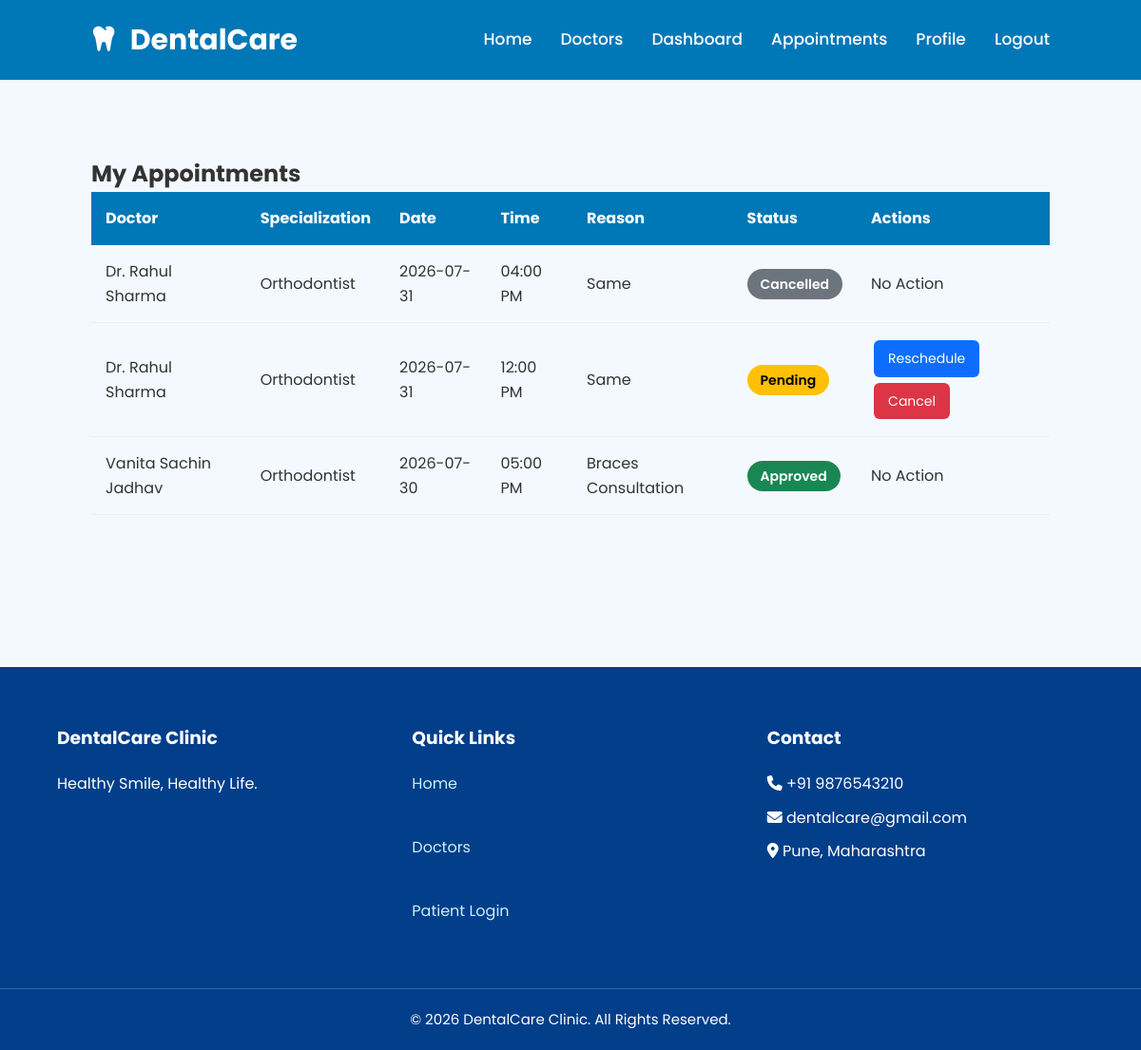
Screenshot of /appointments (signed in) with the database file from the repository.
### tables this page shows
CREATE TABLE appointments(
        id INTEGER PRIMARY KEY AUTOINCREMENT,
        patient_id INTEGER NOT NULL,
        doctor_id INTEGER NOT NULL,
        appointment_date TEXT NOT NULL,
        appointment_time TEXT NOT NULL,
        reason TEXT,
        status TEXT DEFAULT 'Pending',
        FOREIGN KEY(patient_id) REFERENCES patients(id),
        FOREIGN KEY(doctor_id) REFERENCES doctors(id)
    );

CREATE TABLE doctors(
        id INTEGER PRIMARY KEY AUTOINCREMENT,
        name TEXT NOT NULL,
        specialization TEXT NOT NULL,
        experience INTEGER,
        fees INTEGER,
        image TEXT,
        about TEXT
    );

### app.py (the view)
@app.route("/appointments")
def appointments():
    if "patient_id" not in session:
        return redirect(url_for("login"))
    conn = get_db_connection()
    appointments = conn.execute("""
        SELECT
        appointments.*,
        doctors.name AS doctor_name,
        doctors.specialization
        FROM appointments
        JOIN doctors
        ON appointments.doctor_id=doctors.id
        WHERE patient_id=?
        ORDER BY appointment_date DESC
    """,
    (session["patient_id"],)).fetchall()
    conn.close()
    return render_template(
        "appointments.html",
        appointments=appointments
    )

### database.py (called while the page is built)
def get_db_connection():
    conn = sqlite3.connect(DATABASE)
    conn.row_factory = sqlite3.Row
    return conn

### templates/appointments.html (shortened to what this page needs)
{% extends "layout.html" %}
{% block content %}
<section class="appointments-section">
    <h2>My Appointments</h2>
    {% if appointments %}
    <table class="appointment-table">
        <thead>
            <tr>
                <th>Doctor</th>
                <th>Specialization</th>
                <th>Date</th>
                <th>Time</th>
                <th>Reason</th>
                <th>Status</th>
                <th>Actions</th>
            </tr>
        </thead>
        <tbody>
        {% for appointment in appointments %}
            <tr>
                <td>{{ appointment['doctor_name'] }}</td>
                <td>{{ appointment['specialization'] }}</td>
                <td>{{ appointment['appointment_date'] }}</td>
                <td>{{ appointment['appointment_time'] }}</td>
                <td>{{ appointment['reason'] }}</td>
                <td>
                    {% if appointment['status']=="Pending" %}
                        <span class="status pending">
                            Pending
                        </span>
                    {% elif appointment['status']=="Approved" %}
                        <span class="status approved">
                            Approved
                        </span>
                    {% elif appointment['status']=="Rejected" %}
                        <span class="status rejected">
                            Rejected
                        </span>
                    {% else %}
                        <span class="status cancelled">
                            Cancelled
                        </span>
                    {% endif %}
                </td>
                <td>
                    {% if appointment['status']=="Pending" %}
                        <a href="{{ url_for('reschedule',
                        id=appointment['id']) }}"
                        class="btn-small edit">
                            Reschedule
                        </a>
                        <a href="{{ url_for('cancel',
                        id=appointment['id']) }}"
                        class="btn-small delete"
                        onclick="return confirm('Cancel this appointment?')">
                            Cancel
                        </a>
                    {% else %}
                        <span class="disabled-text">
                            No Action
                        </span>
                    {% endif %}
                </td>
            </tr>
        {% endfor %}
        </tbody>
    </table>
    {% endif %}
</section>
{% endblock %}

### static/css/style.css (style rules this page uses)
* { margin:0; padding:0; box-sizing:border-box; font-family:'Poppins',sans-serif; }
html { scroll-behavior:smooth; }
body { background:#f4f9ff; color:#333; line-height:1.6; }
a { text-decoration:none; }
section { padding:80px 8%; }
.appointment-table { width:100%; border-collapse:collapse; }
.appointment-table th { background:#0077b6; color:white; padding:15px; text-align:left; }
.appointment-table td { padding:15px; border-bottom:1px solid #eee; }
.btn-small { display:inline-block; padding:8px 15px; border-radius:6px; color:white; text-decoration:none; font-size:14px; margin:3px; }
.edit { background:#0d6efd; }
.delete { background:#dc3545; }
.status { padding:6px 14px; border-radius:20px; font-size:14px; color:white; font-weight:600; }
.pending { background:#ffc107; color:#000; }
.approved { background:#198754; }
.cancelled { background:#6c757d; }

### rows the page displays
appointments: doctor_name "Dr. Rahul Sharma", specialization "Orthodontist", appointment_date "2026-07-31", appointment_time "04:00 PM", reason "Same", status "Cancelled"
appointments: doctor_name "Dr. Rahul Sharma", specialization "Orthodontist", appointment_date "2026-07-31", appointment_time "12:00 PM", reason "Same", status "Pending"
appointments: doctor_name "Vanita Sachin Jadhav", specialization "Orthodontist", appointment_date "2026-07-30", appointment_time "05:00 PM", reason "Braces Consultation", status "Approved"
